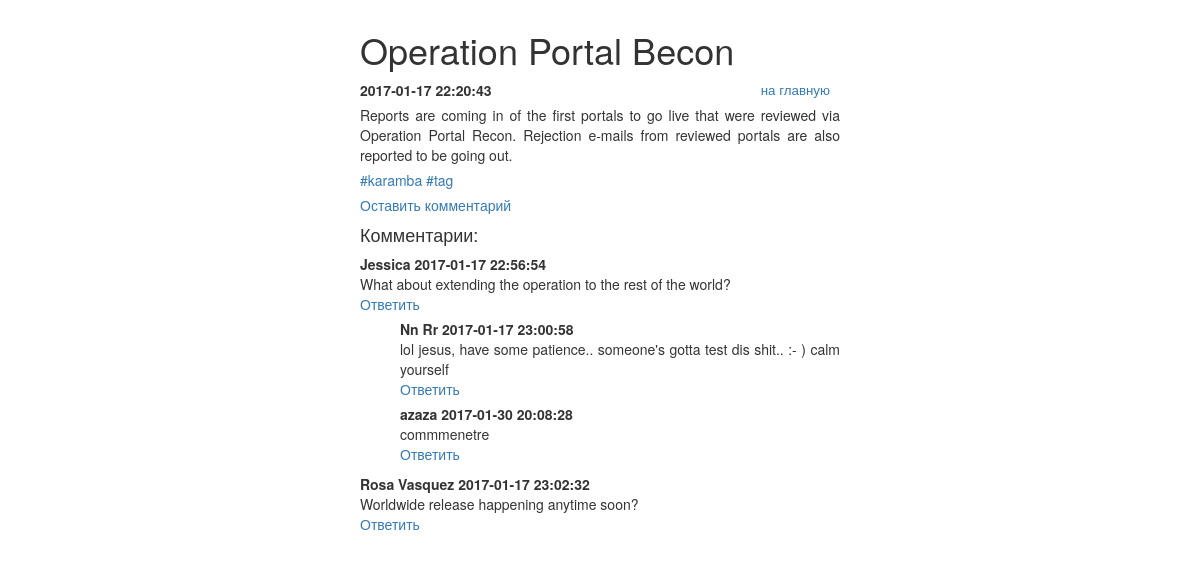
Page /include/note.php?id=2 on the committed database.
### tables this page shows
CREATE TABLE `post` (
  `post_id` bigint(20) unsigned NOT NULL AUTO_INCREMENT,
  `post_title` varchar(255) DEFAULT NULL,
  `post_min_text` text,
  `post_text` text,
  `post_create_datetime` timestamp NULL DEFAULT NULL,
  `post_update_datetime` timestamp NOT NULL DEFAULT CURRENT_TIMESTAMP ON UPDATE CURRENT_TIMESTAMP,
  UNIQUE KEY `post_id` (`post_id`)
);

CREATE TABLE `comment` (
  `comment_id` bigint(20) unsigned NOT NULL AUTO_INCREMENT,
  `post_id` bigint(20) DEFAULT NULL,
  `comment_parent_id` bigint(20) DEFAULT NULL,
  `comment_username` varchar(255) DEFAULT NULL,
  `comment_text` text,
  `comment_datetime` timestamp NOT NULL DEFAULT CURRENT_TIMESTAMP ON UPDATE CURRENT_TIMESTAMP,
  UNIQUE KEY `comment_id` (`comment_id`)
);

### include/db.php (called while the page is built, shortened)
<?php
try {
    $link = new PDO('mysql:host=localhost;dbname=blog', 'level', 'pass');
} catch (PDOException $e) {
    print "Error!: " . $e->getMessage() . "<br/>";
    die();
}
if($_GET['id']){
    $getid = $_GET['id'];
    $select_update = $link->query("SELECT post.*, group_concat(tag.tag_title) as tags FROM post LEFT JOIN post_to_tag USING (post_id) LEFT JOIN tag USING (tag_id) WHERE post_id='$getid' group by post.post_id");
    $res_select_update = $select_update ->fetchAll(PDO::FETCH_ASSOC);
}

### include/function.php (the view, shortened to what this page needs)
<?php
require_once'/var/www/html/blog/include/db.php';
require_once'/var/www/html/blog/include/note.php';
function comment($row){
	echo "<p class=\"comment\">";
	echo "<div class=\"date\">". $row['comment_username']. " " . $row['comment_datetime'] ."</div>";
	echo "<div class=\"text\">" . $row['comment_text'] . "</div>";
	echo "<a href='?id=" . $_GET['id'] . "&comment=" . $row['comment_id'] . "'>Ответить</a> ";
    $link = new PDO('mysql:host=localhost;dbname=blog', 'level', 'pass');
		$res = $link ->query("SELECT * FROM comment WHERE comment_parent_id=".$row['comment_id']);
		if ( $res->rowCount() > 0) {
			echo "<ul>";
			      while ($res_com = $res ->fetch(PDO::FETCH_ASSOC)) {
			      	    comment($res_com);
			      }
			echo "</ul>";
		}
	echo "</p>";
}
?>

### include/note.php (shortened to what this page needs)
<?php
require_once '/var/www/html/blog/include/db.php';
require_once '/var/www/html/blog/include/function.php';
?>
<!DOCTYPE html>
<html lang="ru">
	<head>
		<link rel="stylesheet" href="../css/bootstrap.css">
		<link rel="stylesheet" href="../css/styless.css">
	</head>
	<body>
		<div id="wrapper">
            <?php for($i=0;$i<count($res_select_update);$i++):?>
			<h1><?=$res_select_update[$i]['post_title']?></h1>
			<div>
				<p class="nav right">
					<a href="../index.php">на главную</a>
				</p>
				<p class="date"><?=$res_select_update[$i]['post_create_datetime']?>
				</p>
				<p>
        <?=$res_select_update[$i]['post_text'];?>
        </p>
        <p>
        <?php if ($res_select_update[$i]['tags']) {
					       $value['tags'] = explode(',', $res_select_update[$i]['tags']);
					       foreach ($value['tags'] as $tag) {
					     	    ?>
                         <span class="print_tag">
                         <a href='../include/posttotag.php?tag=<?=$tag?>'><?="#".$tag?></a>
                         </span>
					       <?php  } ?>
				<?php } ?>
                </p>
                <a href='?id=<?=$_GET['id']?>&comment=mine'>Оставить комментарий</a>
                <h4>Комментарии:</h4>
            <?php endfor; ?>
                              <?php
                                  $res_row = $link ->query("SELECT * FROM comment WHERE post_id='$getid' and comment_parent_id is NULL ");
                                while ( $row = $res_row ->fetch(PDO::FETCH_ASSOC)) {
                                       comment($row);
                                }
                              ?>
			</div>
		</div>
	</body>
</html>

### css/styless.css (style rules this page uses)
#wrapper { width: 500px; margin: 0px auto; padding: 10px; text-align: justify; }
#wrapper > div { margin-bottom: 15px; }
#wrapper p { margin-bottom: 5px; }
.date { font-weight: bold; }
.nav { text-align: right; padding-right: 10px; font-size: 10pt; }
.right { float:right }

### rows in the picture
post: post_title "Operation Portal Becon", post_create_datetime "2017-01-17 22:20:43", post_text "Reports are coming in of the first portals to go live that were reviewed via Operation Portal Recon. Rejection e-mails from reviewed portals are also reported to be going out.", tag "karamba", tag "tag"
comment: comment_username "Jessica", comment_datetime "2017-01-17 22:56:54", comment_text "What about extending the operation to the rest of the world?"
comment: comment_username "Nn Rr", comment_datetime "2017-01-17 23:00:58", comment_text "lol jesus, have some patience.. someone's gotta test dis shit.. :- ) calm yourself"
comment: comment_username "azaza", comment_datetime "2017-01-30 20:08:28", comment_text "commmenetre"
comment: comment_username "Rosa Vasquez", comment_datetime "2017-01-17 23:02:32", comment_text "Worldwide release happening anytime soon?"
